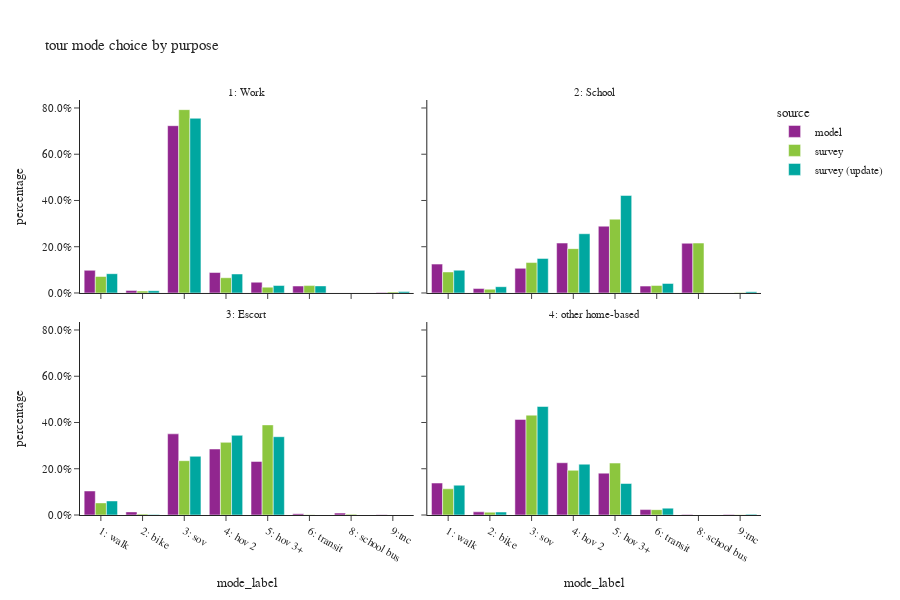

Notebook code for this chart:
### Code cell
plot_mode_choice(df_trip,"tour mode choice by purpose")

### Figure 1 — Plotly figure (JSON) as saved in the notebook; plotly's stock layout.template omitted (floating-point values rounded to 4 significant figures)
{"data": [{"alignmentgroup": "True", "customdata": [[259999], [29760], [1919229], [234521], [123645], [79818], [1], [6121]], "hovertemplate": "source=model<br>dpurp_label=1: Work<br>mode_label=%{x}<br>percentage=%{y}<br>sample count=%{customdata[0]}<extra></extra>", "legendgroup": "model", "marker": {"color": "#91268F", "pattern": {"shape": ""}}, "name": "model", "offsetgroup": "model", "orientation": "v", "showlegend": true, "textposition": "auto", "type": "bar", "x": ["1: walk", "2: bike", "3: sov", "4: hov 2", "5: hov 3+", "6: transit", "8: school bus", "9:tnc"], "xaxis": "x3", "y": [0.098, 0.01122, 0.7234, 0.0884, 0.0466, 0.03008, 3.769e-07, 0.002307], "yaxis": "y3"}, {"alignmentgroup": "True", "customdata": [[72668], [11123], [62010], [125675], [168119], [17334], [125135], [6]], "hovertemplate": "source=model<br>dpurp_label=2: School<br>mode_label=%{x}<br>percentage=%{y}<br>sample count=%{customdata[0]}<extra></extra>", "legendgroup": "model", "marker": {"color": "#91268F", "pattern": {"shape": ""}}, "name": "model", "offsetgroup": "model", "orientation": "v", "showlegend": false, "textposition": "auto", "type": "bar", "x": ["1: walk", "2: bike", "3: sov", "4: hov 2", "5: hov 3+", "6: transit", "8: school bus", "9:tnc"], "xaxis": "x4", "y": [0.1248, 0.01911, 0.1065, 0.2159, 0.2888, 0.02978, 0.215, 1.031e-05], "yaxis": "y4"}, {"alignmentgroup": "True", "customdata": [[181464], [23540], [612936], [498665], [404628], [9982], [14464], [1040]], "hovertemplate": "source=model<br>dpurp_label=3: Escort<br>mode_label=%{x}<br>percentage=%{y}<br>sample count=%{customdata[0]}<extra></extra>", "legendgroup": "model", "marker": {"color": "#91268F", "pattern": {"shape": ""}}, "name": "model", "offsetgroup": "model", "orientation": "v", "showlegend": false, "textposition": "auto", "type": "bar", "x": ["1: walk", "2: bike", "3: sov", "4: hov 2", "5: hov 3+", "6: transit", "8: school bus", "9:tnc"], "xaxis": "x", "y": [0.1039, 0.01348, 0.3509, 0.2855, 0.2317, 0.005715, 0.008281, 0.0005954], "yaxis": "y"}, {"alignmentgroup": "True", "customdata": [[831399], [82538], [2486582], [1359627], [1089063], [141103], [14948], [10747]], "hovertemplate": "source=model<br>dpurp_label=4: other home-based<br>mode_label=%{x}<br>percentage=%{y}<br>sample count=%{customdata[0]}<extra></extra>", "legendgroup": "model", "marker": {"color": "#91268F", "pattern": {"shape": ""}}, "name": "model", "offsetgroup": "model", "orientation": "v", "showlegend": false, "textposition": "auto", "type": "bar", "x": ["1: walk", "2: bike", "3: sov", "4: hov 2", "5: hov 3+", "6: transit", "8: school bus", "9:tnc"], "xaxis": "x2", "y": [0.1382, 0.01372, 0.4133, 0.226, 0.181, 0.02345, 0.002485, 0.001786], "yaxis": "y2"}, {"alignmentgroup": "True", "customdata": [[599], [171], [2502], [230], [76], [367], [17]], "hovertemplate": "source=survey<br>dpurp_label=1: Work<br>mode_label=%{x}<br>percentage=%{y}<br>sample count=%{customdata[0]}<extra></extra>", "legendgroup": "survey", "marker": {"color": "#8CC63E", "pattern": {"shape": ""}}, "name": "survey", "offsetgroup": "survey", "orientation": "v", "showlegend": true, "textposition": "auto", "type": "bar", "x": ["1: walk", "2: bike", "3: sov", "4: hov 2", "5: hov 3+", "6: transit", "9:tnc"], "xaxis": "x3", "y": [0.07127, 0.008328, 0.7928, 0.06591, 0.02523, 0.03192, 0.004584], "yaxis": "y3"}, {"alignmentgroup": "True", "customdata": [[106], [29], [62], [159], [179], [40], [140], [1]], "hovertemplate": "source=survey<br>dpurp_label=2: School<br>mode_label=%{x}<br>percentage=%{y}<br>sample count=%{customdata[0]}<extra></extra>", "legendgroup": "survey", "marker": {"color": "#8CC63E", "pattern": {"shape": ""}}, "name": "survey", "offsetgroup": "survey", "orientation": "v", "showlegend": false, "textposition": "auto", "type": "bar", "x": ["1: walk", "2: bike", "3: sov", "4: hov 2", "5: hov 3+", "6: transit", "8: school bus", "9:tnc"], "xaxis": "x4", "y": [0.09087, 0.01611, 0.1316, 0.1917, 0.3192, 0.03263, 0.2158, 0.002064], "yaxis": "y4"}, {"alignmentgroup": "True", "customdata": [[195], [37], [524], [676], [526], [11], [5], [1]], "hovertemplate": "source=survey<br>dpurp_label=3: Escort<br>mode_label=%{x}<br>percentage=%{y}<br>sample count=%{customdata[0]}<extra></extra>", "legendgroup": "survey", "marker": {"color": "#8CC63E", "pattern": {"shape": ""}}, "name": "survey", "offsetgroup": "survey", "orientation": "v", "showlegend": false, "textposition": "auto", "type": "bar", "x": ["1: walk", "2: bike", "3: sov", "4: hov 2", "5: hov 3+", "6: transit", "8: school bus", "9:tnc"], "xaxis": "x", "y": [0.05241, 0.003826, 0.2349, 0.3141, 0.3897, 0.001314, 0.003706, 5.485e-06], "yaxis": "y"}, {"alignmentgroup": "True", "customdata": [[2690], [294], [4406], [2169], [968], [407], [6], [29]], "hovertemplate": "source=survey<br>dpurp_label=4: other home-based<br>mode_label=%{x}<br>percentage=%{y}<br>sample count=%{customdata[0]}<extra></extra>", "legendgroup": "survey", "marker": {"color": "#8CC63E", "pattern": {"shape": ""}}, "name": "survey", "offsetgroup": "survey", "orientation": "v", "showlegend": false, "textposition": "auto", "type": "bar", "x": ["1: walk", "2: bike", "3: sov", "4: hov 2", "5: hov 3+", "6: transit", "8: school bus", "9:tnc"], "xaxis": "x2", "y": [0.1134, 0.01223, 0.4318, 0.1932, 0.2246, 0.0232, 0.0001412, 0.001482], "yaxis": "y2"}, {"alignmentgroup": "True", "customdata": [[642], [159], [2550], [222], [84], [354], [20]], "hovertemplate": "source=survey (update)<br>dpurp_label=1: Work<br>mode_label=%{x}<br>percentage=%{y}<br>sample count=%{customdata[0]}<extra></extra>", "legendgroup": "survey (update)", "marker": {"color": "#00A7A0", "pattern": {"shape": ""}}, "name": "survey (update)", "offsetgroup": "survey (update)", "orientation": "v", "showlegend": true, "textposition": "auto", "type": "bar", "x": ["1: walk", "2: bike", "3: sov", "4: hov 2", "5: hov 3+", "6: transit", "9:tnc"], "xaxis": "x3", "y": [0.08338, 0.009929, 0.7555, 0.08219, 0.03219, 0.03058, 0.006242], "yaxis": "y3"}, {"alignmentgroup": "True", "customdata": [[118], [24], [56], [156], [168], [47], [5]], "hovertemplate": "source=survey (update)<br>dpurp_label=2: School<br>mode_label=%{x}<br>percentage=%{y}<br>sample count=%{customdata[0]}<extra></extra>", "legendgroup": "survey (update)", "marker": {"color": "#00A7A0", "pattern": {"shape": ""}}, "name": "survey (update)", "offsetgroup": "survey (update)", "orientation": "v", "showlegend": false, "textposition": "auto", "type": "bar", "x": ["1: walk", "2: bike", "3: sov", "4: hov 2", "5: hov 3+", "6: transit", "9:tnc"], "xaxis": "x4", "y": [0.09842, 0.02716, 0.1495, 0.2562, 0.4217, 0.04118, 0.005818], "yaxis": "y4"}, {"alignmentgroup": "True", "customdata": [[173], [28], [471], [633], [472], [8], [1]], "hovertemplate": "source=survey (update)<br>dpurp_label=3: Escort<br>mode_label=%{x}<br>percentage=%{y}<br>sample count=%{customdata[0]}<extra></extra>", "legendgroup": "survey (update)", "marker": {"color": "#00A7A0", "pattern": {"shape": ""}}, "name": "survey (update)", "offsetgroup": "survey (update)", "orientation": "v", "showlegend": false, "textposition": "auto", "type": "bar", "x": ["1: walk", "2: bike", "3: sov", "4: hov 2", "5: hov 3+", "6: transit", "9:tnc"], "xaxis": "x", "y": [0.06076, 0.001779, 0.2538, 0.3446, 0.3385, 0.0005524, 6.771e-06], "yaxis": "y"}, {"alignmentgroup": "True", "customdata": [[2883], [274], [4679], [2302], [1031], [431], [37]], "hovertemplate": "source=survey (update)<br>dpurp_label=4: other home-based<br>mode_label=%{x}<br>percentage=%{y}<br>sample count=%{customdata[0]}<extra></extra>", "legendgroup": "survey (update)", "marker": {"color": "#00A7A0", "pattern": {"shape": ""}}, "name": "survey (update)", "offsetgroup": "survey (update)", "orientation": "v", "showlegend": false, "textposition": "auto", "type": "bar", "x": ["1: walk", "2: bike", "3: sov", "4: hov 2", "5: hov 3+", "6: transit", "9:tnc"], "xaxis": "x2", "y": [0.129, 0.0128, 0.4692, 0.2198, 0.1362, 0.02972, 0.003306], "yaxis": "y2"}], "layout": {"annotations": [{"font": {}, "showarrow": false, "text": "3: Escort", "x": 0.245, "xanchor": "center", "xref": "paper", "y": 0.465, "yanchor": "bottom", "yref": "paper"}, {"font": {}, "showarrow": false, "text": "4: other home-based", "x": 0.755, "xanchor": "center", "xref": "paper", "y": 0.465, "yanchor": "bottom", "yref": "paper"}, {"font": {}, "showarrow": false, "text": "1: Work", "x": 0.245, "xanchor": "center", "xref": "paper", "y": 1.0, "yanchor": "bottom", "yref": "paper"}, {"font": {}, "showarrow": false, "text": "2: School", "x": 0.755, "xanchor": "center", "xref": "paper", "y": 1.0, "yanchor": "bottom", "yref": "paper"}], "barmode": "group", "font": {"size": 11}, "height": 600, "legend": {"title": {"text": "source"}, "tracegroupgap": 0}, "title": {"text": "tour mode choice by purpose"}, "width": 900, "xaxis": {"anchor": "y", "categoryorder": "category ascending", "domain": [0.0, 0.49], "dtick": 1, "title": {"text": "mode_label"}}, "xaxis2": {"anchor": "y2", "domain": [0.51, 1.0], "matches": "x", "title": {"text": "mode_label"}}, "xaxis3": {"anchor": "y3", "domain": [0.0, 0.49], "matches": "x", "showticklabels": false}, "xaxis4": {"anchor": "y4", "domain": [0.51, 1.0], "matches": "x", "showticklabels": false}, "yaxis": {"anchor": "x", "domain": [0.0, 0.465], "tickformat": ".1%", "title": {"text": "percentage"}}, "yaxis2": {"anchor": "x2", "domain": [0.0, 0.465], "matches": "y", "showticklabels": false, "tickformat": ".1%"}, "yaxis3": {"anchor": "x3", "domain": [0.535, 1.0], "matches": "y", "tickformat": ".1%", "title": {"text": "percentage"}}, "yaxis4": {"anchor": "x4", "domain": [0.535, 1.0], "matches": "y", "showticklabels": false, "tickformat": ".1%"}}}
